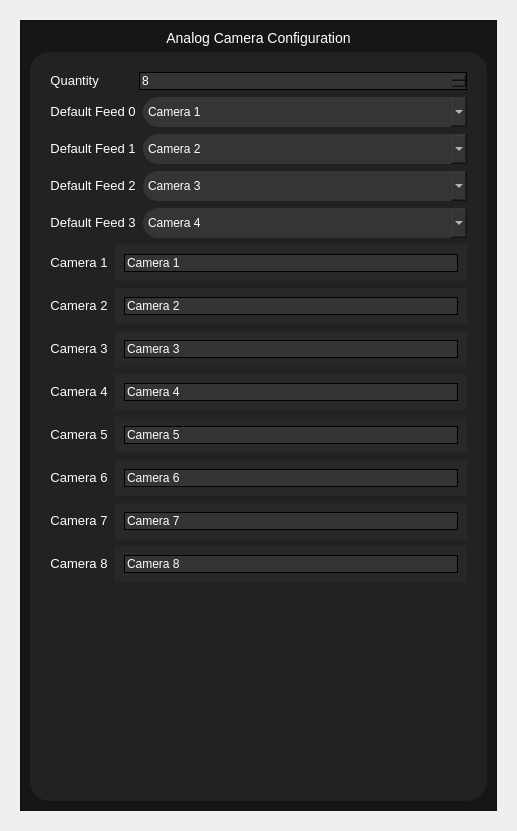
<?xml version="1.0" encoding="UTF-8"?>
<ui version="4.0">
 <class>Form</class>
 <widget class="QWidget" name="Form">
  <property name="geometry">
   <rect>
    <x>0</x>
    <y>0</y>
    <width>517</width>
    <height>831</height>
   </rect>
  </property>
  <property name="windowTitle">
   <string>Form</string>
  </property>
  <layout class="QVBoxLayout" name="verticalLayout_5">
   <item>
    <widget class="QWidget" name="config_analog_cam_config_widget" native="true">
     <layout class="QVBoxLayout" name="verticalLayout_4">
      <item>
       <widget class="QFrame" name="config_analog_cam_config">
        <property name="styleSheet">
         <string notr="true">QFrame#config_analog_cam_config{
background-color:	rgba(22,22,22,255);
}</string>
        </property>
        <property name="frameShape">
         <enum>QFrame::StyledPanel</enum>
        </property>
        <property name="frameShadow">
         <enum>QFrame::Raised</enum>
        </property>
        <layout class="QVBoxLayout" name="verticalLayout_2">
         <item>
          <widget class="QLabel" name="config_label_analog_cam_config">
           <property name="sizePolicy">
            <sizepolicy hsizetype="Expanding" vsizetype="Fixed">
             <horstretch>0</horstretch>
             <verstretch>0</verstretch>
            </sizepolicy>
           </property>
           <property name="styleSheet">
            <string notr="true">color:White;
font-size: 14px;</string>
           </property>
           <property name="text">
            <string>Analog Camera Configuration</string>
           </property>
           <property name="alignment">
            <set>Qt::AlignBottom|Qt::AlignHCenter</set>
           </property>
          </widget>
         </item>
         <item>
          <widget class="QFrame" name="config_frame_analog_cam_config">
           <property name="styleSheet">
            <string notr="true">QFrame#config_frame_analog_cam_config{
background-color: rgba(34,34,34,255);
border-radius: 20px;
}

QLineEdit{
background-color: rgba(52,52,52,255);
border: 1px solid black;
color: white;
}

QLabel{
color: White;
font-size: 13px;
}

QSpinBox{
background-color: rgba(52,52,52,255);
border: 1px solid black;
color: white;
}
QSpinBox:hover{
background-color: rgba(52,52,52,200);
}

QComboBox {
border-radius: 15px;
color: White;
background-color: rgba(53,53,53,255);
height: 30px;
}
QComboBox:hover{
background-color: rgba(53,53,53,200);
}
QComboBox:pressed{
background-color: rgba(53,53,53,128);
}
QComboBox:on {
background-color: rgba(53,53,53,255);
border-bottom-left-radius: 0px;
border-bottom-right-radius: 0px;
}
QComboBox QAbstractItemView {
background: rgba(53,53,53,255);
color: White;
border: none;
selection-background-color: rgba(17, 120, 223, 255);
outline: 0px;
}
QComboBox::drop-down {
border-color: transparent;
background-color: transparent;
image: url(images/white_down_arrow.png);
width: 14px;
height: 14px;
padding-right: 9px;
padding-top: 9px;
}</string>
           </property>
           <property name="frameShape">
            <enum>QFrame::StyledPanel</enum>
           </property>
           <property name="frameShadow">
            <enum>QFrame::Raised</enum>
           </property>
           <layout class="QVBoxLayout" name="verticalLayout">
            <item>
             <layout class="QVBoxLayout" name="verticalLayout_3">
              <property name="spacing">
               <number>7</number>
              </property>
              <property name="leftMargin">
               <number>11</number>
              </property>
              <property name="topMargin">
               <number>11</number>
              </property>
              <property name="rightMargin">
               <number>11</number>
              </property>
              <property name="bottomMargin">
               <number>11</number>
              </property>
              <item>
               <layout class="QHBoxLayout" name="horizontalLayout">
                <property name="spacing">
                 <number>0</number>
                </property>
                <item>
                 <widget class="QLabel" name="config_label_analog_cam_config_quantity">
                  <property name="sizePolicy">
                   <sizepolicy hsizetype="Fixed" vsizetype="Fixed">
                    <horstretch>0</horstretch>
                    <verstretch>0</verstretch>
                   </sizepolicy>
                  </property>
                  <property name="text">
                   <string>Quantity           </string>
                  </property>
                  <property name="alignment">
                   <set>Qt::AlignCenter</set>
                  </property>
                  <property name="buddy">
                   <cstring>config_label_analog_cam_config_quantity</cstring>
                  </property>
                 </widget>
                </item>
                <item>
                 <widget class="QSpinBox" name="config_spinbox_analog_cam_config_quantity">
                  <property name="readOnly">
                   <bool>false</bool>
                  </property>
                  <property name="minimum">
                   <number>0</number>
                  </property>
                  <property name="value">
                   <number>8</number>
                  </property>
                 </widget>
                </item>
               </layout>
              </item>
              <item>
               <layout class="QHBoxLayout" name="horizontalLayout_6">
                <item>
                 <widget class="QLabel" name="config_label_analog_cam_config_feed_0">
                  <property name="sizePolicy">
                   <sizepolicy hsizetype="Fixed" vsizetype="Fixed">
                    <horstretch>0</horstretch>
                    <verstretch>0</verstretch>
                   </sizepolicy>
                  </property>
                  <property name="text">
                   <string>Default Feed 0</string>
                  </property>
                  <property name="alignment">
                   <set>Qt::AlignCenter</set>
                  </property>
                  <property name="buddy">
                   <cstring>config_label_test_speed</cstring>
                  </property>
                 </widget>
                </item>
                <item>
                 <widget class="QComboBox" name="config_cbox_analog_cam_config_feed_0">
                  <property name="currentIndex">
                   <number>1</number>
                  </property>
                  <item>
                   <property name="text">
                    <string>None</string>
                   </property>
                  </item>
                  <item>
                   <property name="text">
                    <string>Camera 1</string>
                   </property>
                  </item>
                  <item>
                   <property name="text">
                    <string>Camera 2</string>
                   </property>
                  </item>
                  <item>
                   <property name="text">
                    <string>Camera 3</string>
                   </property>
                  </item>
                  <item>
                   <property name="text">
                    <string>Camera 4</string>
                   </property>
                  </item>
                 </widget>
                </item>
               </layout>
              </item>
              <item>
               <layout class="QHBoxLayout" name="horizontalLayout_7">
                <item>
                 <widget class="QLabel" name="config_label_analog_cam_config_feed_1">
                  <property name="sizePolicy">
                   <sizepolicy hsizetype="Fixed" vsizetype="Fixed">
                    <horstretch>0</horstretch>
                    <verstretch>0</verstretch>
                   </sizepolicy>
                  </property>
                  <property name="text">
                   <string>Default Feed 1</string>
                  </property>
                  <property name="alignment">
                   <set>Qt::AlignCenter</set>
                  </property>
                  <property name="buddy">
                   <cstring>config_label_test_speed</cstring>
                  </property>
                 </widget>
                </item>
                <item>
                 <widget class="QComboBox" name="config_cbox_analog_cam_config_feed_1">
                  <property name="currentIndex">
                   <number>2</number>
                  </property>
                  <item>
                   <property name="text">
                    <string>None</string>
                   </property>
                  </item>
                  <item>
                   <property name="text">
                    <string>Camera 1</string>
                   </property>
                  </item>
                  <item>
                   <property name="text">
                    <string>Camera 2</string>
                   </property>
                  </item>
                  <item>
                   <property name="text">
                    <string>Camera 3</string>
                   </property>
                  </item>
                  <item>
                   <property name="text">
                    <string>Camera 4</string>
                   </property>
                  </item>
                 </widget>
                </item>
               </layout>
              </item>
              <item>
               <layout class="QHBoxLayout" name="horizontalLayout_8">
                <item>
                 <widget class="QLabel" name="config_label_analog_cam_config_feed_2">
                  <property name="sizePolicy">
                   <sizepolicy hsizetype="Fixed" vsizetype="Fixed">
                    <horstretch>0</horstretch>
                    <verstretch>0</verstretch>
                   </sizepolicy>
                  </property>
                  <property name="text">
                   <string>Default Feed 2</string>
                  </property>
                  <property name="alignment">
                   <set>Qt::AlignCenter</set>
                  </property>
                  <property name="buddy">
                   <cstring>config_label_test_speed</cstring>
                  </property>
                 </widget>
                </item>
                <item>
                 <widget class="QComboBox" name="config_cbox_analog_cam_config_feed_2">
                  <property name="currentIndex">
                   <number>3</number>
                  </property>
                  <item>
                   <property name="text">
                    <string>None</string>
                   </property>
                  </item>
                  <item>
                   <property name="text">
                    <string>Camera 1</string>
                   </property>
                  </item>
                  <item>
                   <property name="text">
                    <string>Camera 2</string>
                   </property>
                  </item>
                  <item>
                   <property name="text">
                    <string>Camera 3</string>
                   </property>
                  </item>
                  <item>
                   <property name="text">
                    <string>Camera 4</string>
                   </property>
                  </item>
                 </widget>
                </item>
               </layout>
              </item>
              <item>
               <layout class="QHBoxLayout" name="horizontalLayout_9">
                <item>
                 <widget class="QLabel" name="config_label_analog_cam_config_feed_3">
                  <property name="sizePolicy">
                   <sizepolicy hsizetype="Fixed" vsizetype="Fixed">
                    <horstretch>0</horstretch>
                    <verstretch>0</verstretch>
                   </sizepolicy>
                  </property>
                  <property name="text">
                   <string>Default Feed 3</string>
                  </property>
                  <property name="alignment">
                   <set>Qt::AlignCenter</set>
                  </property>
                  <property name="buddy">
                   <cstring>config_label_test_speed</cstring>
                  </property>
                 </widget>
                </item>
                <item>
                 <widget class="QComboBox" name="config_cbox_analog_cam_config_feed_3">
                  <property name="currentIndex">
                   <number>4</number>
                  </property>
                  <item>
                   <property name="text">
                    <string>None</string>
                   </property>
                  </item>
                  <item>
                   <property name="text">
                    <string>Camera 1</string>
                   </property>
                  </item>
                  <item>
                   <property name="text">
                    <string>Camera 2</string>
                   </property>
                  </item>
                  <item>
                   <property name="text">
                    <string>Camera 3</string>
                   </property>
                  </item>
                  <item>
                   <property name="text">
                    <string>Camera 4</string>
                   </property>
                  </item>
                 </widget>
                </item>
               </layout>
              </item>
              <item>
               <layout class="QHBoxLayout" name="horizontalLayout_2">
                <property name="leftMargin">
                 <number>0</number>
                </property>
                <property name="topMargin">
                 <number>0</number>
                </property>
                <property name="rightMargin">
                 <number>0</number>
                </property>
                <property name="bottomMargin">
                 <number>0</number>
                </property>
                <item>
                 <widget class="QLabel" name="config_label_analog_cam_config_camera_1">
                  <property name="sizePolicy">
                   <sizepolicy hsizetype="Fixed" vsizetype="Fixed">
                    <horstretch>0</horstretch>
                    <verstretch>0</verstretch>
                   </sizepolicy>
                  </property>
                  <property name="text">
                   <string>Camera 1</string>
                  </property>
                  <property name="alignment">
                   <set>Qt::AlignCenter</set>
                  </property>
                  <property name="buddy">
                   <cstring>config_label_test_speed</cstring>
                  </property>
                 </widget>
                </item>
                <item>
                 <widget class="QFrame" name="config_frame_analog_cam_config_camera_1">
                  <property name="sizePolicy">
                   <sizepolicy hsizetype="Expanding" vsizetype="MinimumExpanding">
                    <horstretch>0</horstretch>
                    <verstretch>0</verstretch>
                   </sizepolicy>
                  </property>
                  <property name="minimumSize">
                   <size>
                    <width>0</width>
                    <height>0</height>
                   </size>
                  </property>
                  <property name="maximumSize">
                   <size>
                    <width>16777215</width>
                    <height>16777215</height>
                   </size>
                  </property>
                  <property name="styleSheet">
                   <string notr="true">QFrame#config_frame_analog_cam_config_camera_1{
background-color: rgba(40,40,40,255);
border-radius: 20px;
width:250px;
}
</string>
                  </property>
                  <property name="frameShape">
                   <enum>QFrame::StyledPanel</enum>
                  </property>
                  <property name="frameShadow">
                   <enum>QFrame::Raised</enum>
                  </property>
                  <layout class="QVBoxLayout" name="verticalLayout_8">
                   <item>
                    <layout class="QGridLayout" name="gridLayout_5">
                     <item row="0" column="0">
                      <widget class="QLineEdit" name="config_lineedit_analog_cam_config_camera_1">
                       <property name="text">
                        <string>Camera 1</string>
                       </property>
                      </widget>
                     </item>
                    </layout>
                   </item>
                  </layout>
                 </widget>
                </item>
               </layout>
              </item>
              <item>
               <layout class="QHBoxLayout" name="horizontalLayout_3">
                <property name="leftMargin">
                 <number>0</number>
                </property>
                <property name="topMargin">
                 <number>0</number>
                </property>
                <property name="rightMargin">
                 <number>0</number>
                </property>
                <property name="bottomMargin">
                 <number>0</number>
                </property>
                <item>
                 <widget class="QLabel" name="config_label_analog_cam_config_camera_2">
                  <property name="sizePolicy">
                   <sizepolicy hsizetype="Fixed" vsizetype="Fixed">
                    <horstretch>0</horstretch>
                    <verstretch>0</verstretch>
                   </sizepolicy>
                  </property>
                  <property name="text">
                   <string>Camera 2</string>
                  </property>
                  <property name="alignment">
                   <set>Qt::AlignCenter</set>
                  </property>
                  <property name="buddy">
                   <cstring>config_label_test_speed</cstring>
                  </property>
                 </widget>
                </item>
                <item>
                 <widget class="QFrame" name="config_frame_analog_cam_config_camera_2">
                  <property name="sizePolicy">
                   <sizepolicy hsizetype="Expanding" vsizetype="MinimumExpanding">
                    <horstretch>0</horstretch>
                    <verstretch>0</verstretch>
                   </sizepolicy>
                  </property>
                  <property name="minimumSize">
                   <size>
                    <width>0</width>
                    <height>0</height>
                   </size>
                  </property>
                  <property name="maximumSize">
                   <size>
                    <width>16777215</width>
                    <height>16777215</height>
                   </size>
                  </property>
                  <property name="styleSheet">
                   <string notr="true">QFrame#config_frame_analog_cam_config_camera_2{
background-color: rgba(40,40,40,255);
border-radius: 20px;
width:250px;
}
</string>
                  </property>
                  <property name="frameShape">
                   <enum>QFrame::StyledPanel</enum>
                  </property>
                  <property name="frameShadow">
                   <enum>QFrame::Raised</enum>
                  </property>
                  <layout class="QVBoxLayout" name="verticalLayout_9">
                   <item>
                    <layout class="QGridLayout" name="gridLayout_6">
                     <item row="0" column="0">
                      <widget class="QLineEdit" name="config_lineedit_analog_cam_config_camera_2">
                       <property name="text">
                        <string>Camera 2</string>
                       </property>
                      </widget>
                     </item>
                    </layout>
                   </item>
                  </layout>
                 </widget>
                </item>
               </layout>
              </item>
              <item>
               <layout class="QHBoxLayout" name="horizontalLayout_4">
                <property name="leftMargin">
                 <number>0</number>
                </property>
                <property name="topMargin">
                 <number>0</number>
                </property>
                <property name="rightMargin">
                 <number>0</number>
                </property>
                <property name="bottomMargin">
                 <number>0</number>
                </property>
                <item>
                 <widget class="QLabel" name="config_label_analog_cam_config_camera_3">
                  <property name="sizePolicy">
                   <sizepolicy hsizetype="Fixed" vsizetype="Fixed">
                    <horstretch>0</horstretch>
                    <verstretch>0</verstretch>
                   </sizepolicy>
                  </property>
                  <property name="text">
                   <string>Camera 3</string>
                  </property>
                  <property name="alignment">
                   <set>Qt::AlignCenter</set>
                  </property>
                  <property name="buddy">
                   <cstring>config_label_test_speed</cstring>
                  </property>
                 </widget>
                </item>
                <item>
                 <widget class="QFrame" name="config_frame_analog_cam_config_camera_3">
                  <property name="sizePolicy">
                   <sizepolicy hsizetype="Expanding" vsizetype="MinimumExpanding">
                    <horstretch>0</horstretch>
                    <verstretch>0</verstretch>
                   </sizepolicy>
                  </property>
                  <property name="minimumSize">
                   <size>
                    <width>0</width>
                    <height>0</height>
                   </size>
                  </property>
                  <property name="maximumSize">
                   <size>
                    <width>16777215</width>
                    <height>16777215</height>
                   </size>
                  </property>
                  <property name="styleSheet">
                   <string notr="true">QFrame#config_frame_analog_cam_config_camera_3{
background-color: rgba(40,40,40,255);
border-radius: 20px;
width:250px;
}
</string>
                  </property>
                  <property name="frameShape">
                   <enum>QFrame::StyledPanel</enum>
                  </property>
                  <property name="frameShadow">
                   <enum>QFrame::Raised</enum>
                  </property>
                  <layout class="QVBoxLayout" name="verticalLayout_10">
                   <item>
                    <layout class="QGridLayout" name="gridLayout_7">
                     <item row="0" column="0">
                      <widget class="QLineEdit" name="config_lineedit_analog_cam_config_camera_3">
                       <property name="text">
                        <string>Camera 3</string>
                       </property>
                      </widget>
                     </item>
                    </layout>
                   </item>
                  </layout>
                 </widget>
                </item>
               </layout>
              </item>
              <item>
               <layout class="QHBoxLayout" name="horizontalLayout_5">
                <property name="leftMargin">
                 <number>0</number>
                </property>
                <property name="topMargin">
                 <number>0</number>
                </property>
                <property name="rightMargin">
                 <number>0</number>
                </property>
                <property name="bottomMargin">
                 <number>0</number>
                </property>
                <item>
                 <widget class="QLabel" name="config_label_analog_cam_config_camera_4">
                  <property name="sizePolicy">
                   <sizepolicy hsizetype="Fixed" vsizetype="Fixed">
                    <horstretch>0</horstretch>
                    <verstretch>0</verstretch>
                   </sizepolicy>
                  </property>
                  <property name="text">
                   <string>Camera 4</string>
                  </property>
                  <property name="alignment">
                   <set>Qt::AlignCenter</set>
                  </property>
                  <property name="buddy">
                   <cstring>config_label_test_speed</cstring>
                  </property>
                 </widget>
                </item>
                <item>
                 <widget class="QFrame" name="config_frame_analog_cam_config_camera_4">
                  <property name="sizePolicy">
                   <sizepolicy hsizetype="Expanding" vsizetype="MinimumExpanding">
                    <horstretch>0</horstretch>
                    <verstretch>0</verstretch>
                   </sizepolicy>
                  </property>
                  <property name="minimumSize">
                   <size>
                    <width>0</width>
                    <height>0</height>
                   </size>
                  </property>
                  <property name="maximumSize">
                   <size>
                    <width>16777215</width>
                    <height>16777215</height>
                   </size>
                  </property>
                  <property name="styleSheet">
                   <string notr="true">QFrame#config_frame_analog_cam_config_camera_4{
background-color: rgba(40,40,40,255);
border-radius: 20px;
width:250px;
}
</string>
                  </property>
                  <property name="frameShape">
                   <enum>QFrame::StyledPanel</enum>
                  </property>
                  <property name="frameShadow">
                   <enum>QFrame::Raised</enum>
                  </property>
                  <layout class="QVBoxLayout" name="verticalLayout_11">
                   <item>
                    <layout class="QGridLayout" name="gridLayout_8">
                     <item row="0" column="0">
                      <widget class="QLineEdit" name="config_lineedit_analog_cam_config_camera_4">
                       <property name="text">
                        <string>Camera 4</string>
                       </property>
                      </widget>
                     </item>
                    </layout>
                   </item>
                  </layout>
                 </widget>
                </item>
               </layout>
              </item>
              <item>
               <layout class="QHBoxLayout" name="horizontalLayout_10">
                <property name="leftMargin">
                 <number>0</number>
                </property>
                <property name="topMargin">
                 <number>0</number>
                </property>
                <property name="rightMargin">
                 <number>0</number>
                </property>
                <property name="bottomMargin">
                 <number>0</number>
                </property>
                <item>
                 <widget class="QLabel" name="config_label_analog_cam_config_camera_5">
                  <property name="sizePolicy">
                   <sizepolicy hsizetype="Fixed" vsizetype="Fixed">
                    <horstretch>0</horstretch>
                    <verstretch>0</verstretch>
                   </sizepolicy>
                  </property>
                  <property name="text">
                   <string>Camera 5</string>
                  </property>
                  <property name="alignment">
                   <set>Qt::AlignCenter</set>
                  </property>
                  <property name="buddy">
                   <cstring>config_label_test_speed</cstring>
                  </property>
                 </widget>
                </item>
                <item>
                 <widget class="QFrame" name="config_frame_analog_cam_config_camera_5">
                  <property name="sizePolicy">
                   <sizepolicy hsizetype="Expanding" vsizetype="MinimumExpanding">
                    <horstretch>0</horstretch>
                    <verstretch>0</verstretch>
                   </sizepolicy>
                  </property>
                  <property name="minimumSize">
                   <size>
                    <width>0</width>
                    <height>0</height>
                   </size>
                  </property>
                  <property name="maximumSize">
                   <size>
                    <width>16777215</width>
                    <height>16777215</height>
                   </size>
                  </property>
                  <property name="styleSheet">
                   <string notr="true">QFrame#config_frame_analog_cam_config_camera_5{
background-color: rgba(40,40,40,255);
border-radius: 20px;
width:250px;
}
</string>
                  </property>
                  <property name="frameShape">
                   <enum>QFrame::StyledPanel</enum>
                  </property>
                  <property name="frameShadow">
                   <enum>QFrame::Raised</enum>
                  </property>
                  <layout class="QVBoxLayout" name="verticalLayout_12">
                   <item>
                    <layout class="QGridLayout" name="gridLayout_9">
                     <item row="0" column="0">
                      <widget class="QLineEdit" name="config_lineedit_analog_cam_config_camera_5">
                       <property name="text">
                        <string>Camera 5</string>
                       </property>
                      </widget>
                     </item>
                    </layout>
                   </item>
                  </layout>
                 </widget>
                </item>
               </layout>
              </item>
              <item>
               <layout class="QHBoxLayout" name="horizontalLayout_11">
                <property name="leftMargin">
                 <number>0</number>
                </property>
                <property name="topMargin">
                 <number>0</number>
                </property>
                <property name="rightMargin">
                 <number>0</number>
                </property>
                <property name="bottomMargin">
                 <number>0</number>
                </property>
                <item>
                 <widget class="QLabel" name="config_label_analog_cam_config_camera_6">
                  <property name="sizePolicy">
                   <sizepolicy hsizetype="Fixed" vsizetype="Fixed">
                    <horstretch>0</horstretch>
                    <verstretch>0</verstretch>
                   </sizepolicy>
                  </property>
                  <property name="text">
                   <string>Camera 6</string>
                  </property>
                  <property name="alignment">
                   <set>Qt::AlignCenter</set>
                  </property>
                  <property name="buddy">
                   <cstring>config_label_test_speed</cstring>
                  </property>
                 </widget>
                </item>
                <item>
                 <widget class="QFrame" name="config_frame_analog_cam_config_camera_6">
                  <property name="sizePolicy">
                   <sizepolicy hsizetype="Expanding" vsizetype="MinimumExpanding">
                    <horstretch>0</horstretch>
                    <verstretch>0</verstretch>
                   </sizepolicy>
                  </property>
                  <property name="minimumSize">
                   <size>
                    <width>0</width>
                    <height>0</height>
                   </size>
                  </property>
                  <property name="maximumSize">
                   <size>
                    <width>16777215</width>
                    <height>16777215</height>
                   </size>
                  </property>
                  <property name="styleSheet">
                   <string notr="true">QFrame#config_frame_analog_cam_config_camera_6{
background-color: rgba(40,40,40,255);
border-radius: 20px;
width:250px;
}
</string>
                  </property>
                  <property name="frameShape">
                   <enum>QFrame::StyledPanel</enum>
                  </property>
                  <property name="frameShadow">
                   <enum>QFrame::Raised</enum>
                  </property>
                  <layout class="QVBoxLayout" name="verticalLayout_13">
                   <item>
                    <layout class="QGridLayout" name="gridLayout_10">
                     <item row="0" column="0">
                      <widget class="QLineEdit" name="config_lineedit_analog_cam_config_camera_6">
                       <property name="text">
                        <string>Camera 6</string>
                       </property>
                      </widget>
                     </item>
                    </layout>
                   </item>
                  </layout>
                 </widget>
                </item>
               </layout>
              </item>
              <item>
               <layout class="QHBoxLayout" name="horizontalLayout_12">
                <property name="leftMargin">
                 <number>0</number>
                </property>
                <property name="topMargin">
                 <number>0</number>
                </property>
                <property name="rightMargin">
                 <number>0</number>
                </property>
                <property name="bottomMargin">
                 <number>0</number>
                </property>
                <item>
                 <widget class="QLabel" name="config_label_analog_cam_config_camera_7">
                  <property name="sizePolicy">
                   <sizepolicy hsizetype="Fixed" vsizetype="Fixed">
                    <horstretch>0</horstretch>
                    <verstretch>0</verstretch>
                   </sizepolicy>
                  </property>
                  <property name="text">
                   <string>Camera 7</string>
                  </property>
                  <property name="alignment">
                   <set>Qt::AlignCenter</set>
                  </property>
                  <property name="buddy">
                   <cstring>config_label_test_speed</cstring>
                  </property>
                 </widget>
                </item>
                <item>
                 <widget class="QFrame" name="config_frame_analog_cam_config_camera_7">
                  <property name="sizePolicy">
                   <sizepolicy hsizetype="Expanding" vsizetype="MinimumExpanding">
                    <horstretch>0</horstretch>
                    <verstretch>0</verstretch>
                   </sizepolicy>
                  </property>
                  <property name="minimumSize">
                   <size>
                    <width>0</width>
                    <height>0</height>
                   </size>
                  </property>
                  <property name="maximumSize">
                   <size>
                    <width>16777215</width>
                    <height>16777215</height>
                   </size>
                  </property>
                  <property name="styleSheet">
                   <string notr="true">QFrame#config_frame_analog_cam_config_camera_7{
background-color: rgba(40,40,40,255);
border-radius: 20px;
width:250px;
}
</string>
                  </property>
                  <property name="frameShape">
                   <enum>QFrame::StyledPanel</enum>
                  </property>
                  <property name="frameShadow">
                   <enum>QFrame::Raised</enum>
                  </property>
                  <layout class="QVBoxLayout" name="verticalLayout_14">
                   <item>
                    <layout class="QGridLayout" name="gridLayout_11">
                     <item row="0" column="0">
                      <widget class="QLineEdit" name="config_lineedit_analog_cam_config_camera_7">
                       <property name="text">
                        <string>Camera 7</string>
                       </property>
                      </widget>
                     </item>
                    </layout>
                   </item>
                  </layout>
                 </widget>
                </item>
               </layout>
              </item>
              <item>
               <layout class="QHBoxLayout" name="horizontalLayout_13">
                <property name="leftMargin">
                 <number>0</number>
                </property>
                <property name="topMargin">
                 <number>0</number>
                </property>
                <property name="rightMargin">
                 <number>0</number>
                </property>
                <property name="bottomMargin">
                 <number>0</number>
                </property>
                <item>
                 <widget class="QLabel" name="config_label_analog_cam_config_camera_8">
                  <property name="sizePolicy">
                   <sizepolicy hsizetype="Fixed" vsizetype="Fixed">
                    <horstretch>0</horstretch>
                    <verstretch>0</verstretch>
                   </sizepolicy>
                  </property>
                  <property name="text">
                   <string>Camera 8</string>
                  </property>
                  <property name="alignment">
                   <set>Qt::AlignCenter</set>
                  </property>
                  <property name="buddy">
                   <cstring>config_label_test_speed</cstring>
                  </property>
                 </widget>
                </item>
                <item>
                 <widget class="QFrame" name="config_frame_analog_cam_config_camera_8">
                  <property name="sizePolicy">
                   <sizepolicy hsizetype="Expanding" vsizetype="MinimumExpanding">
                    <horstretch>0</horstretch>
                    <verstretch>0</verstretch>
                   </sizepolicy>
                  </property>
                  <property name="minimumSize">
                   <size>
                    <width>0</width>
                    <height>0</height>
                   </size>
                  </property>
                  <property name="maximumSize">
                   <size>
                    <width>16777215</width>
                    <height>16777215</height>
                   </size>
                  </property>
                  <property name="styleSheet">
                   <string notr="true">QFrame#config_frame_analog_cam_config_camera_8{
background-color: rgba(40,40,40,255);
border-radius: 20px;
width:250px;
}
</string>
                  </property>
                  <property name="frameShape">
                   <enum>QFrame::StyledPanel</enum>
                  </property>
                  <property name="frameShadow">
                   <enum>QFrame::Raised</enum>
                  </property>
                  <layout class="QVBoxLayout" name="verticalLayout_15">
                   <item>
                    <layout class="QGridLayout" name="gridLayout_12">
                     <item row="0" column="0">
                      <widget class="QLineEdit" name="config_lineedit_analog_cam_config_camera_8">
                       <property name="text">
                        <string>Camera 8</string>
                       </property>
                      </widget>
                     </item>
                    </layout>
                   </item>
                  </layout>
                 </widget>
                </item>
               </layout>
              </item>
             </layout>
            </item>
            <item>
             <spacer name="verticalSpacer">
              <property name="orientation">
               <enum>Qt::Vertical</enum>
              </property>
              <property name="sizeHint" stdset="0">
               <size>
                <width>20</width>
                <height>40</height>
               </size>
              </property>
             </spacer>
            </item>
           </layout>
          </widget>
         </item>
        </layout>
       </widget>
      </item>
     </layout>
    </widget>
   </item>
  </layout>
 </widget>
 <resources/>
 <connections/>
</ui>
